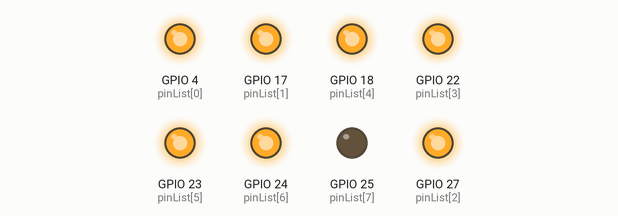
Recording of a program running on a simulated Raspberry Pi (BCM pin numbers), started with the arguments 25 3. Parts: output pins drawn as LEDs (lit = HIGH). The clock reads 2024-03-15 10:24:30 at power-on unless the program sets it; files the program writes start out absent; what the program prints to the terminal is not drawn.

Above: at 0.1 s.
Timing chart, 0 to 1.6 s (numbered marks = the images above):
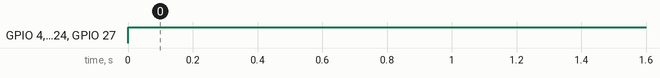

Measured:
- by itself, GPIO 4 (pinList[0]), GPIO 17 (pinList[1]), GPIO 18 (pinList[4]), GPIO 22 (pinList[3]), GPIO 23 (pinList[5]), GPIO 24 (pinList[6]), GPIO 27 (pinList[2]): LOW → HIGH at 0.00 s

The program:

dosprinkler.py
```python
#!/usr/bin/python
import RPi.GPIO as GPIO
import time
import sys
import shutil
from time import localtime, strftime


#Grab Variable from Command Line and Assign it
SprinklerZone = int(sys.argv[1])
SprinklerTimer = int(sys.argv[2])*60
SprinklerTimerMin = int(sys.argv[2])
#SprinklerTimer = 1
#SprinklerZone = 22
if SprinklerTimer > 1200:
	SprinklerTimer = 0 #SAFEGUARD FROM SPRINKLERS RUNNING TOO LONG

#if SprinklerZone == 3:
#	SprinklerZone = 27 #Safeguard the Garage Door and set to Front Lawn
print SprinklerZone

GPIO.setmode(GPIO.BCM)

# init list with pin numbers

pinList = [4, 17, 27, 22, 18, 23, 24, 25]
#3 = Garage Door Opener
#9 = Front Yard Sprinkler NOW 24
#22 = Sprinklers by SwingSet
#10 = Sprinklers in front of Patio NOW 23
#27 = Grapes Sprinkler

if SprinklerZone == 25:
	SprinklerZoneDesc = 'RV Parking (Station 1)'
	CurrentTime = strftime("%-m/%-d/%y - %-I:%M %^P", localtime())
	f = open('history.php', 'a')
	f.write('<tr><td>'+CurrentTime+'</td><td>'+SprinklerZoneDesc+'</td><td>'+str(SprinklerTimerMin)+"</tr>\n")
	f.close()
elif SprinklerZone == 24:
	SprinklerZoneDesc = 'Driveway (Station 2)'
	CurrentTime = strftime("%-m/%-d/%y - %-I:%M %^P", localtime())
	f = open('history.php', 'a')
	f.write('<tr><td>'+CurrentTime+'</td><td>'+SprinklerZoneDesc+'</td><td>'+str(SprinklerTimerMin)+"</tr>\n")
	f.close()
elif SprinklerZone == 23:
	SprinklerZoneDesc = 'Front Planters (Station 3)'
	CurrentTime = strftime("%-m/%-d/%y - %-I:%M %^P", localtime())
	f = open('history.php', 'a')
	f.write('<tr><td>'+CurrentTime+'</td><td>'+SprinklerZoneDesc+'</td><td>'+str(SprinklerTimerMin)+"</tr>\n")
	f.close()
else:
	SprinklerZoneDesc = 'None'
	CurrentTime = strftime("%-m/%-d/%y - %-I:%M %^P", localtime())
	f = open('history.php', 'a')
	f.write("<tr><td>Error</td><td>Error</td><td>Error</tr>\n")
	f.close()
# loop through pins and set mode and state to 'low'

for i in pinList:
    GPIO.setup(i, GPIO.OUT)
    GPIO.output(i, GPIO.HIGH)

# main loop
#f = open("currentsprinklerstatus.php","w") #opens file with name of "test.txt"
#f.write("<?php \n $length ="+str(SprinklerTimer)+";\n $starttime="+str((time.strftime("%I:%M:%S")))+"; \n $zone='"+str(SprinklerZoneDesc)+"';?>")
#f.close()
try:
  GPIO.output(SprinklerZone, GPIO.LOW)

  #shutil.copy2('currentsprinklerstatus.php', 'currentsprinklerstatus1.php')
  time.sleep(SprinklerTimer);
  GPIO.cleanup()
  #f = open("currentsprinklerstatus.php","w") #opens file with name of "test.txt"
  #f.write("<?php \n $zone='None';?>")
  #f.close()

# End program cleanly with keyboard
except KeyboardInterrupt:
  print "  Quit"

  #Reset GPIO settings
  GPIO.cleanup()
```
